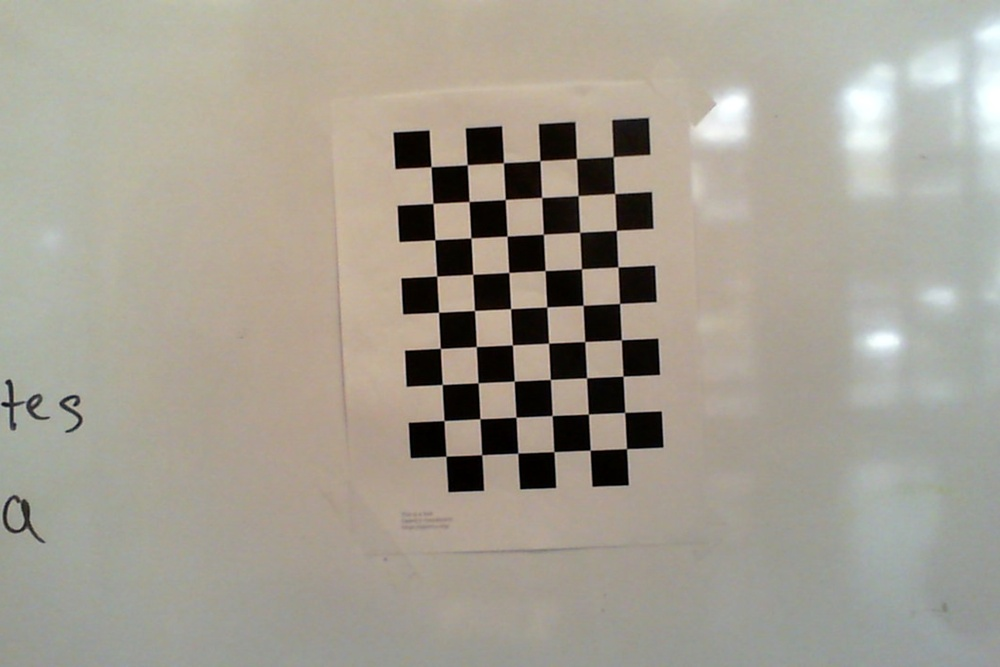
#> input picture RobotCode/Calibration/images/Photo on 9-14-24 at 1.51 PM #2.jpg, 1000 x 667 px, shrunk from 2058 x 1372 before the run; its folder holds only this picture in this run
$ python cameraTest.py
#> lines starting #> are read from the running program, lines starting #| are printed output that depends on the picture; after the words box and inside, x2 and y2 are one past the last pixel; in counts of white or black regions, pixels touching at a corner belong together; long printed decimals are rounded
import numpy as np
import cv2 as cv
import glob

# termination criteria
criteria = (cv.TERM_CRITERIA_EPS + cv.TERM_CRITERIA_MAX_ITER, 30, 0.001)

# prepare object points, like (0,0,0), (1,0,0), (2,0,0) ....,(6,5,0)
objp = np.zeros((6*9,3), np.float32)
objp[:,:2] = np.mgrid[0:9,0:6].T.reshape(-1,2)

# Arrays to store object points and image points from all the images.
objpoints = [] # 3d point in real world space
imgpoints = [] # 2d points in image plane.

images = glob.glob('*.jpg')

for fname in images:
    img = cv.imread(fname)
#> img is the input picture: shape (667, 1000, 3); mean B, G, R 146.7, 158.4, 163.7
    gray = cv.cvtColor(img, cv.COLOR_BGR2GRAY)
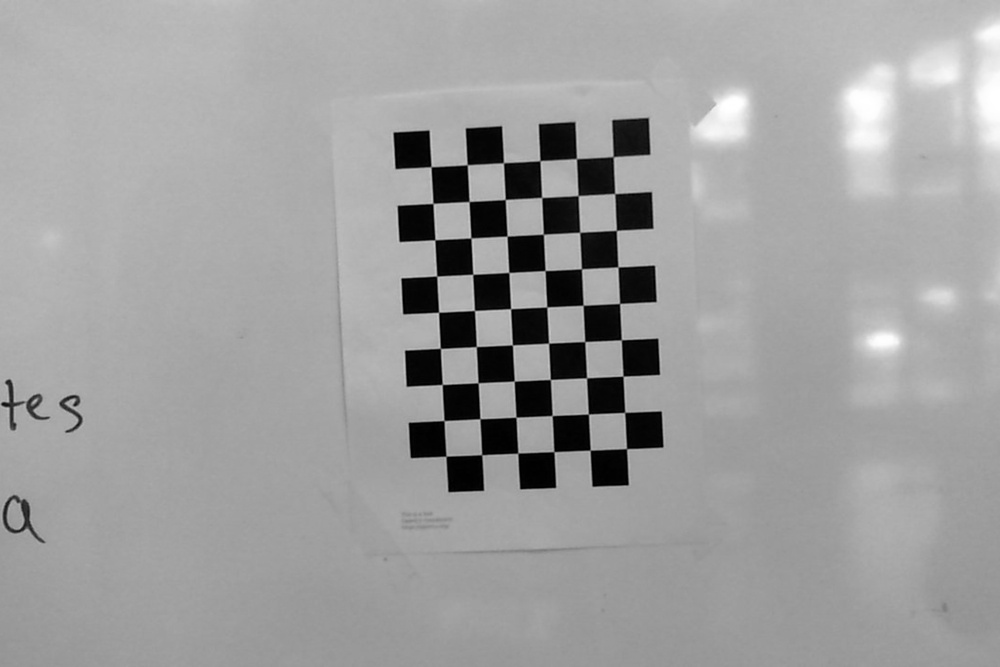
#> gray: shape (667, 1000); min 0, max 255, mean 158.6

    # Find the chess board corners
    ret, corners = cv.findChessboardCorners(gray, (9,6), None)
#> ret = True; corners = 54 rows, first 8: [614.4, 157.6], [614.3, 194.2], [615.7, 229.6], [617.5, 267.4], [620.2, 303.8], [622.2, 338.8], [623.7, 376.7], [623.7, 413.3]

    # If found, add object points, image points (after refining them)
    if ret == True:
        objpoints.append(objp)

        corners2 = cv.cornerSubPix(gray,corners, (11,11), (-1,-1), criteria)
#> corners2 = 54 rows, first 8: [613.2, 156.7], [614.7, 193.5], [616.4, 230.4], [617.9, 266.9], [619.6, 303.5], [621.3, 339.8], [623, 376.1], [624.7, 412.4]
        imgpoints.append(corners2)

        # Draw and display the corners
        cv.drawChessboardCorners(img, (9,6), corners2, ret)
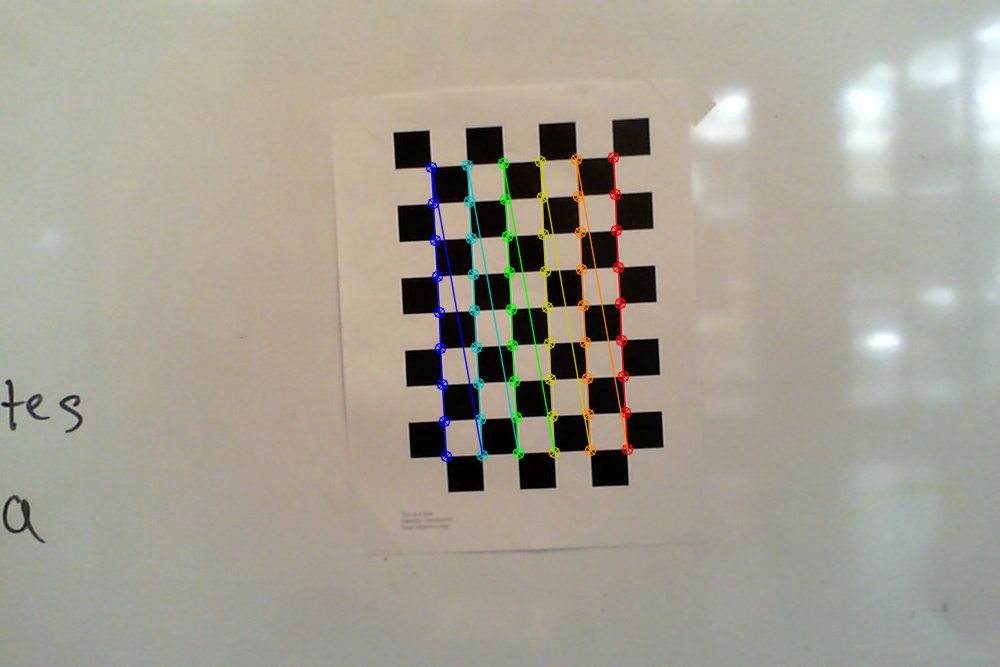
#> img: shape (667, 1000, 3); 2.04% of pixels changed, all inside (x1, y1, x2, y2) = (425, 151, 634, 463)
        cv.imshow('img', img)
        cv.waitKey(500)

cv.destroyAllWindows()


ret, mtx, dist, rvecs, tvecs = cv.calibrateCamera(objpoints, imgpoints, gray.shape[::-1], None, None)
#> ret = 0.0747; mtx = [[1934.8, 0, 502.8], [0, 1936.4, 367], [0, 0, 1]]; dist = [[-0.439, 96.01, 0.00178, 0.00614, -3689.5]]; rvecs = ([0.0939, 0.0112, 1.52],); tvecs = ([3, -5.73, 52.92],)
print(mtx)
#| [[1.93481688e+03 0.00000000e+00 5.02833378e+02]
#|  [0.00000000e+00 1.93644999e+03 3.67018127e+02]
#|  [0.00000000e+00 0.00000000e+00 1.00000000e+00]]

$ run again, on RobotCode/Calibration/images/Photo on 9-14-24 at 1.52 PM #4.jpg
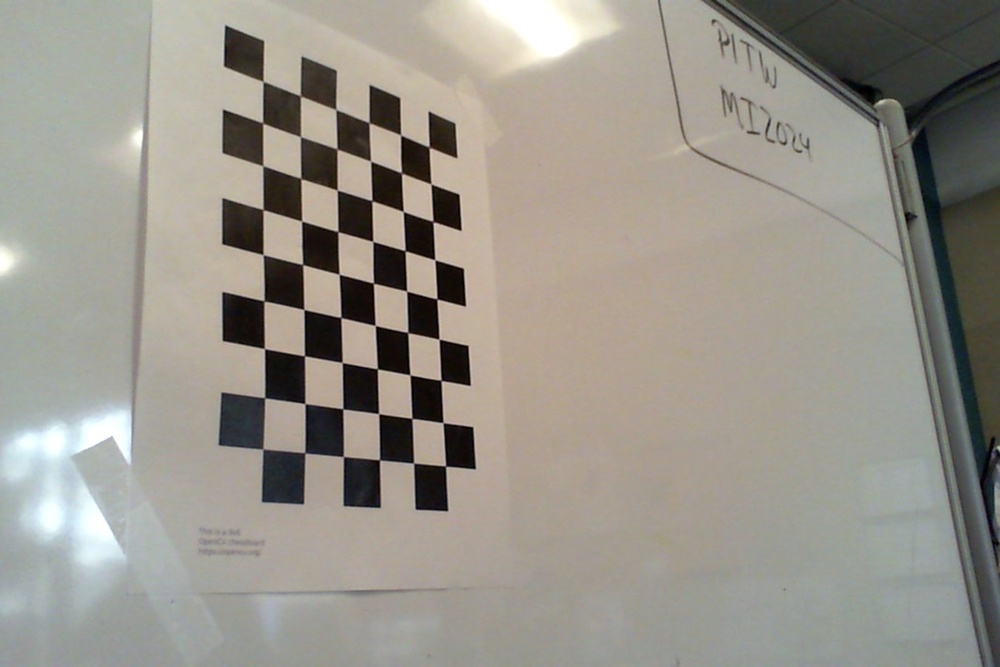
#> input picture RobotCode/Calibration/images/Photo on 9-14-24 at 1.52 PM #4.jpg, 1000 x 667 px, shrunk from 2058 x 1372 before the run
#> img is the input picture: shape (667, 1000, 3); mean B, G, R 138.6, 147.6, 151.5
#> `gray = cv.cvtColor(img, cv.COLOR_BGR2GRAY)`:
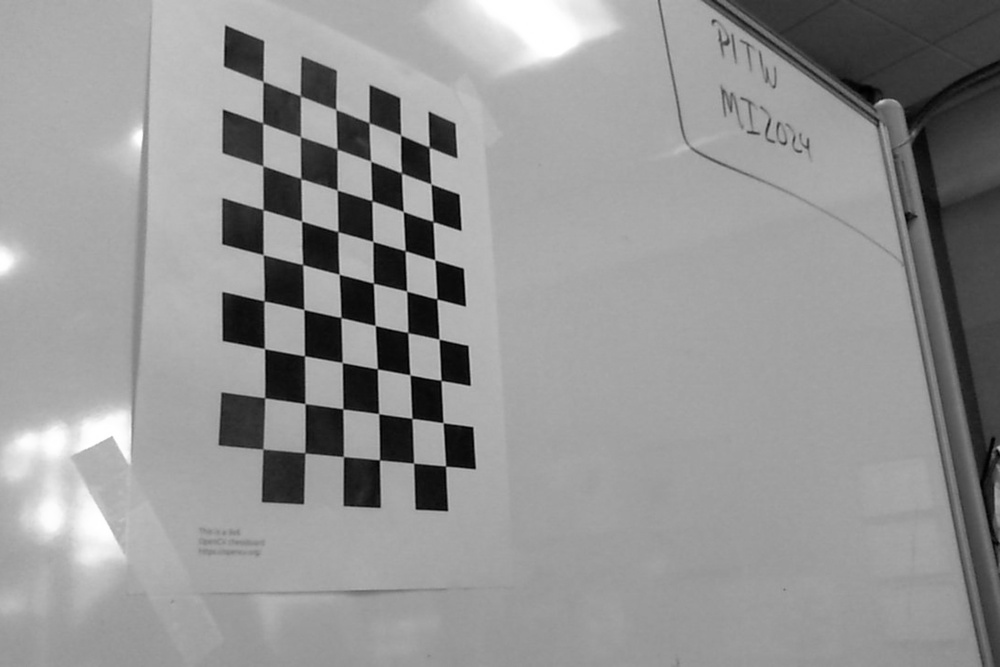
#> gray: shape (667, 1000); min 0, max 255, mean 147.8
#> `ret, corners = cv.findChessboardCorners(gray, (9,6), None)`: ret = True; corners = 54 rows, first 8: [428.3, 145.6], [430.7, 183.8], [432.3, 220], [434.8, 259.9], [436.5, 297.6], [439, 339], [441, 380.5], [443.5, 422.6]
#> corners2 = 54 rows, first 8: [429.2, 147.2], [430.9, 183.9], [433, 221.5], [434.8, 259.8], [436.8, 298.9], [439.1, 339.2], [441.1, 380.4], [443, 422.7]
#> `cv.drawChessboardCorners(img, (9,6), corners2, ret)`:
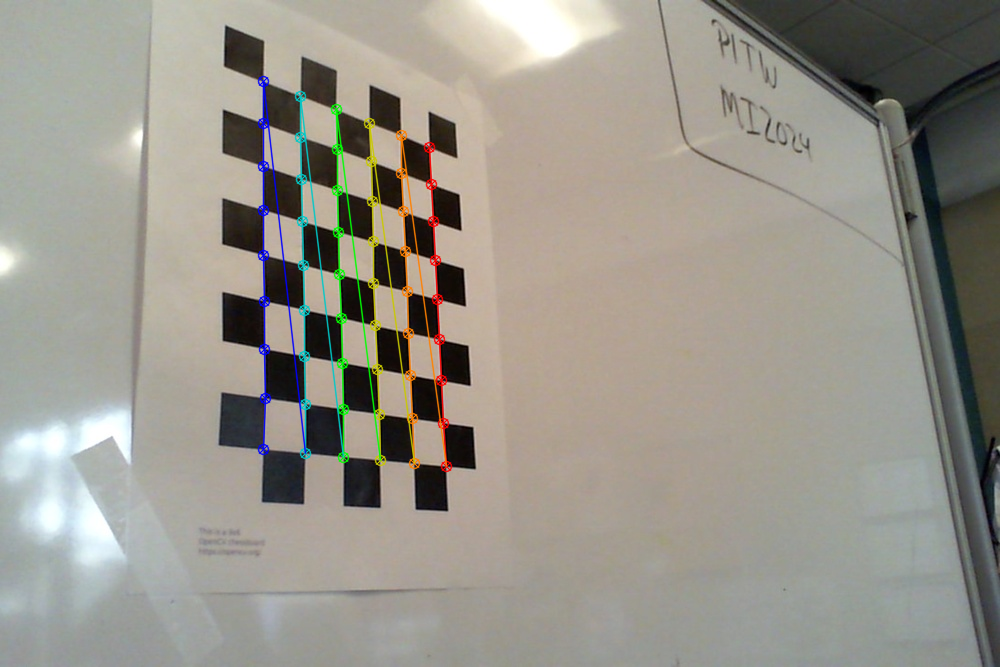
#> img: shape (667, 1000, 3); 2.32% of pixels changed, all inside (x1, y1, x2, y2) = (257, 75, 453, 473)
#> `ret, mtx, dist, rvecs, tvecs = cv.calibrateCamera(objpoints, imgpoints..`: ret = 0.433; mtx = [[1393.8, 0, 503.7], [0, 1162, 350.2], [0, 0, 1]]; dist = [[0.288, -0.0494, 0.0496, 0.0185, -11.99]]; rvecs = ([-0.951, -0.585, 1.48],); tvecs = ([-1.56, -5.13, 28.77],)
#| [[1.39382847e+03 0.00000000e+00 5.03652363e+02]
#|  [0.00000000e+00 1.16199155e+03 3.50222632e+02]
#|  [0.00000000e+00 0.00000000e+00 1.00000000e+00]]

$ run again, on RobotCode/Calibration/images/Photo on 9-14-24 at 1.52 PM #5.jpg
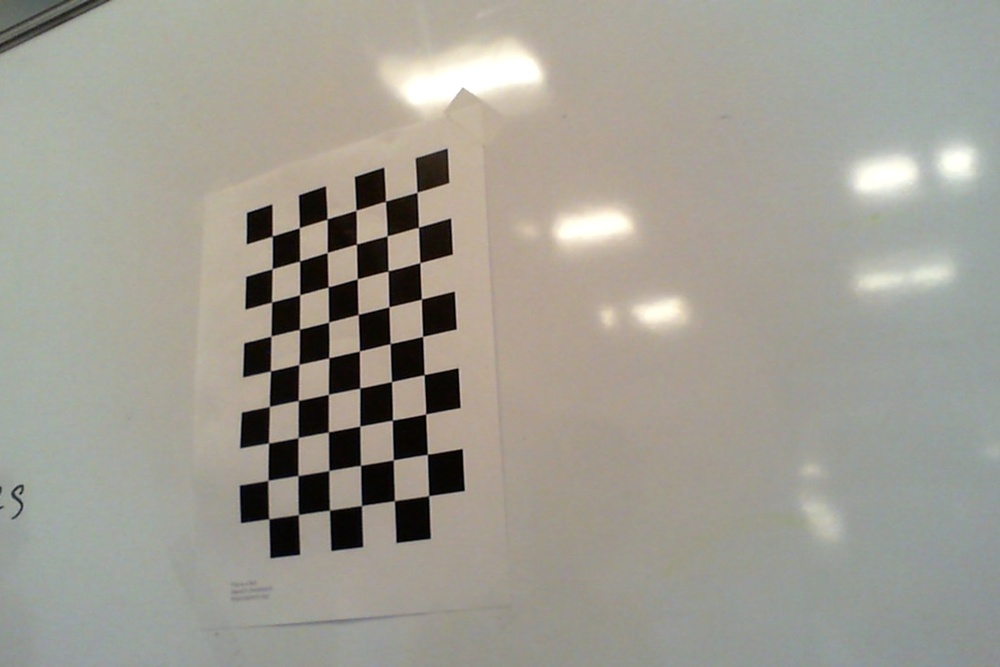
#> input picture RobotCode/Calibration/images/Photo on 9-14-24 at 1.52 PM #5.jpg, 1000 x 667 px, shrunk from 2058 x 1372 before the run
#> img is the input picture: shape (667, 1000, 3); mean B, G, R 146.7, 156.4, 159.2
#> `gray = cv.cvtColor(img, cv.COLOR_BGR2GRAY)`:
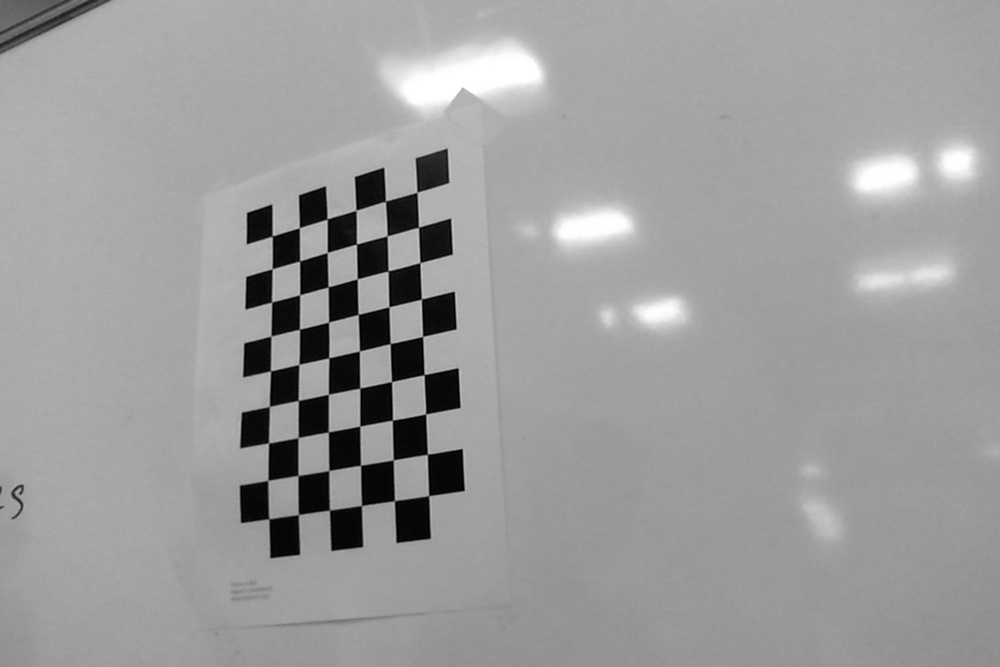
#> gray: shape (667, 1000); min 0, max 255, mean 156.1
#> `ret, corners = cv.findChessboardCorners(gray, (9,6), None)`: ret = True; corners = 54 rows, first 8: [417, 192.1], [418.3, 228.2], [419.6, 262.4], [421.7, 297.5], [422.4, 336.6], [424.6, 373.7], [425.8, 414.3], [426.4, 455.4]
#> corners2 = 54 rows, first 8: [417.1, 192.3], [418.5, 227.2], [419.8, 262.6], [421.4, 299.1], [422.6, 336.4], [424.1, 374.6], [425.7, 413.9], [427.4, 454.3]
#> `cv.drawChessboardCorners(img, (9,6), corners2, ret)`:
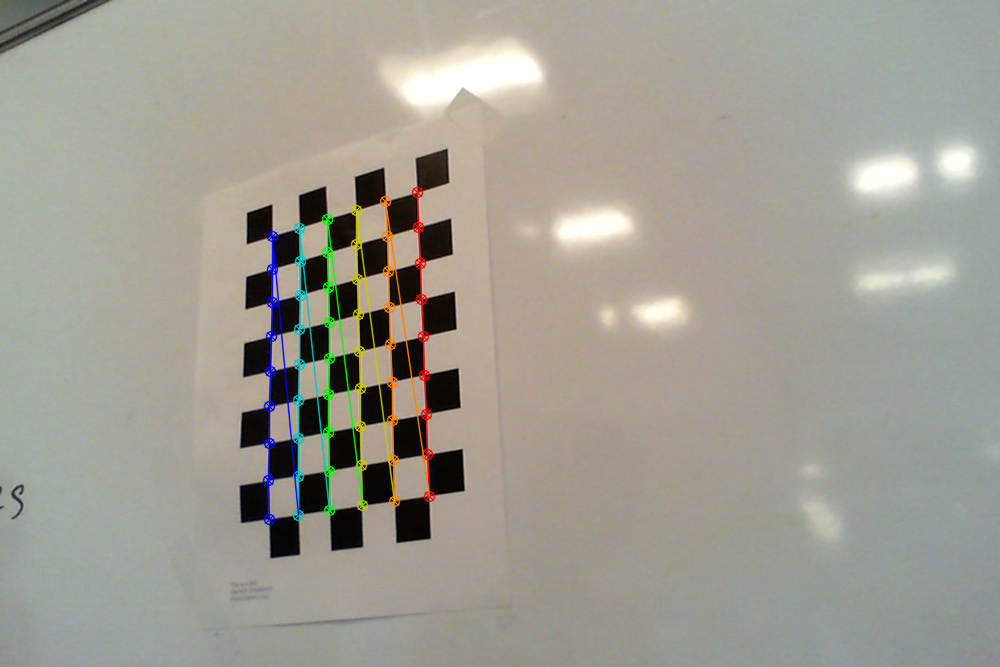
#> img: shape (667, 1000, 3); 2.03% of pixels changed, all inside (x1, y1, x2, y2) = (262, 186, 436, 526)
#> `ret, mtx, dist, rvecs, tvecs = cv.calibrateCamera(objpoints, imgpoints..`: ret = 0.358; mtx = [[709.5, 0, 535], [0, 756.2, 386.7], [0, 0, 1]]; dist = [[-0.0311, 1.06, -0.0113, -0.00202, -4.48]]; rvecs = ([0.0784, 0.479, 1.41],); tvecs = ([-3.3, -5.09, 20.01],)
#| [[709.470   0.         534.954]
#|  [  0.         756.184 386.744]
#|  [  0.           0.           1.        ]]

$ run again, on RobotCode/Calibration/images/Photo on 9-14-24 at 1.52 PM #6.jpg
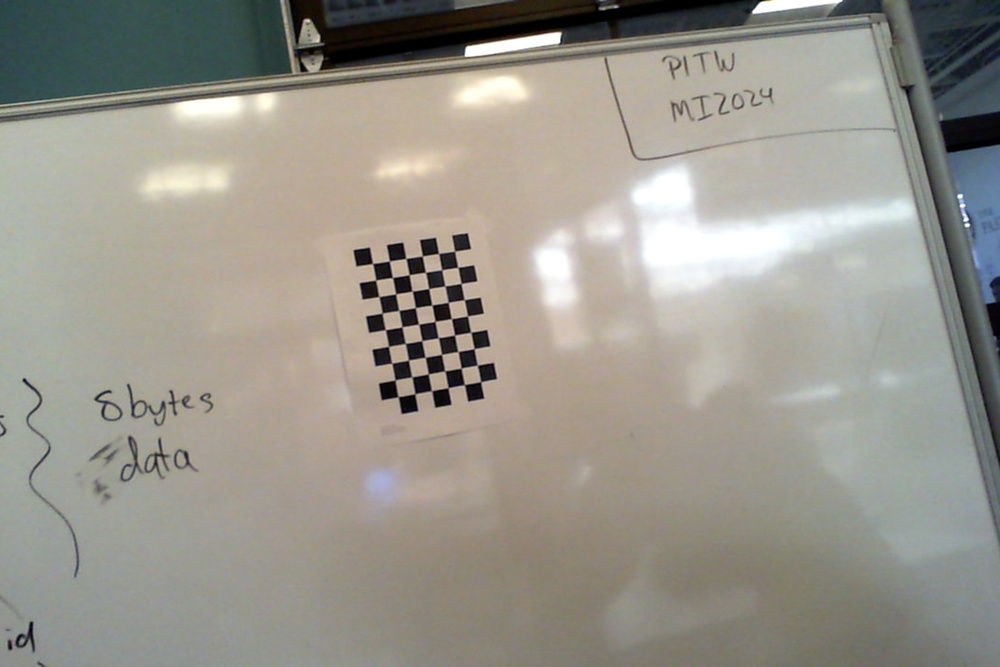
#> input picture RobotCode/Calibration/images/Photo on 9-14-24 at 1.52 PM #6.jpg, 1000 x 667 px, shrunk from 2058 x 1372 before the run
#> img is the input picture: shape (667, 1000, 3); mean B, G, R 140.7, 149.8, 152.7
#> `gray = cv.cvtColor(img, cv.COLOR_BGR2GRAY)`:
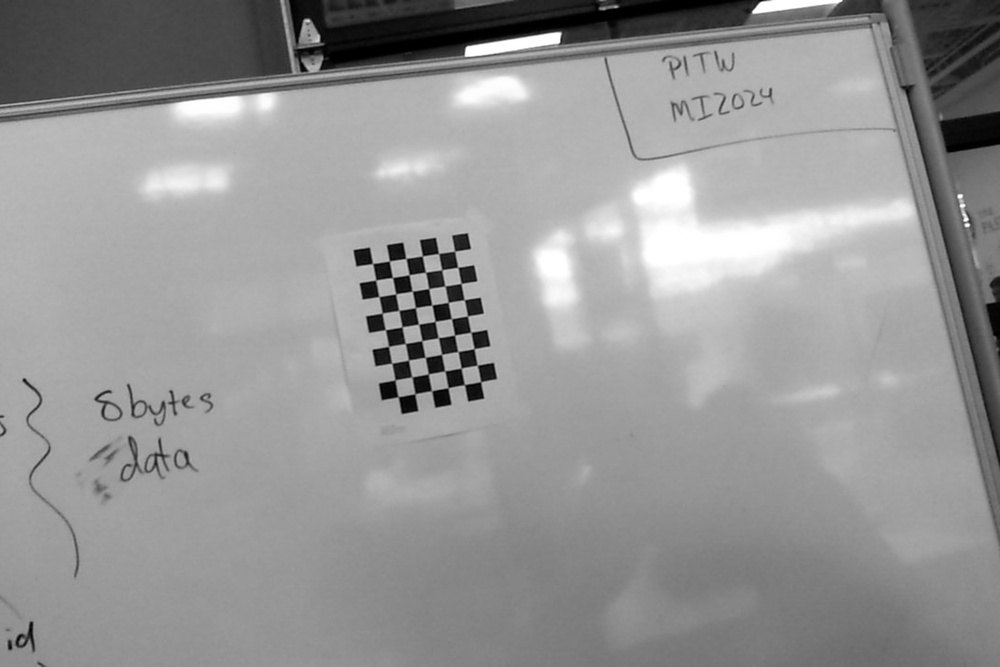
#> gray: shape (667, 1000); min 0, max 255, mean 149.7
#> `ret, corners = cv.findChessboardCorners(gray, (9,6), None)`: ret = True; corners = 54 rows, first 8: [454.9, 251.4], [457.6, 267.5], [461.3, 283.6], [464.2, 299.6], [467.6, 316], [470.5, 332.5], [474.3, 348.8], [476.7, 365.5]
#> corners2 = 54 rows, first 8: [454.6, 251.2], [457.8, 267.3], [461, 283.4], [464.2, 299.6], [467.5, 315.9], [470.8, 332.3], [474.1, 348.7], [477.4, 365.2]
#> `cv.drawChessboardCorners(img, (9,6), corners2, ret)`:
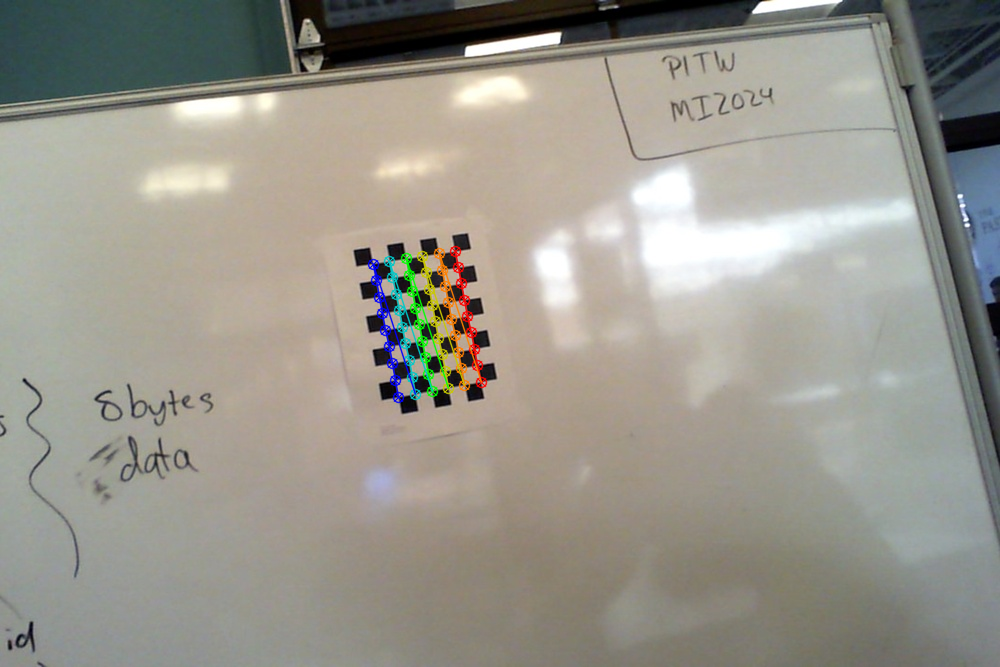
#> img: shape (667, 1000, 3); 1.22% of pixels changed, all inside (x1, y1, x2, y2) = (367, 245, 488, 404)
#> `ret, mtx, dist, rvecs, tvecs = cv.calibrateCamera(objpoints, imgpoints..`: ret = 0.0667; mtx = [[1827.2, 0, 565.6], [0, 1747.8, 288.4], [0, 0, 1]]; dist = [[-1.26, 143, 0.0349, 0.00149, -4995.7]]; rvecs = ([-0.39, -0.222, 1.37],); tvecs = ([-6.41, -2.27, 105.1],)
#| [[1.82719352e+03 0.00000000e+00 5.65590687e+02]
#|  [0.00000000e+00 1.74780397e+03 2.88439398e+02]
#|  [0.00000000e+00 0.00000000e+00 1.00000000e+00]]
